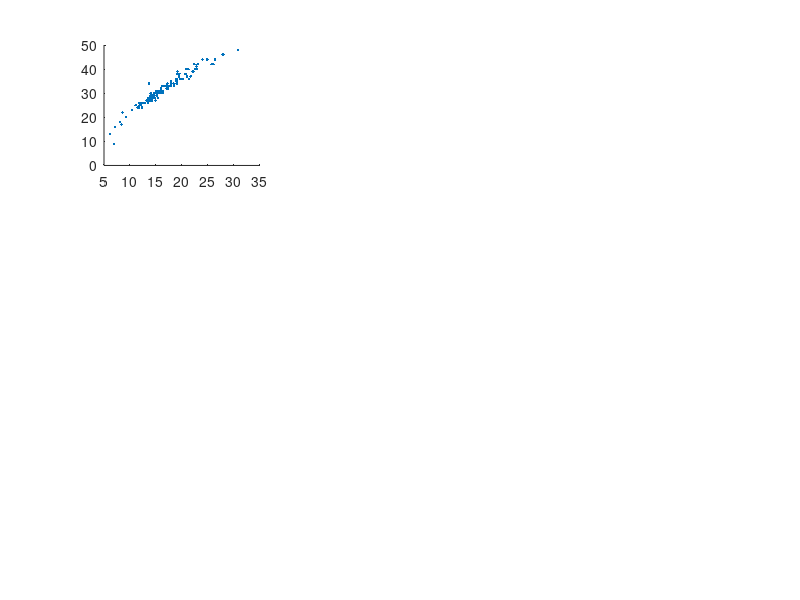

Here is the MATLAB script that generated this plot: (Note: this script raises an error after producing the figure.)
% Fig_S1_script.m
%
% Make Figure S1 from:
% Dunnette P.V., P.E. Higuera, K.K. McLauchlan, K.M. Derr, C.E. Briles, 
% M.H. Keefe. 2014. Biogeochemical impacts of wildfires over four millennia 
% in a Rocky Mountain subalpine watershed. New Phytologist Accepted.
%
% Figure S1. Series-wide Spearman correlation coefficients (r) between 
% selected biogeochemical variables from Chickaree Lake. P values generated
% with this script were adjusted (as needed) to account for temporal 
% autocorrelation using the methods of Dawdy and Matalas (1964). 

% The Dawdy and Matalas (1964) method is implemented in the function
% corr_p_adj_N.m, also provided in the FigShare archive referenced below.
% The script is not called upon here, because none of the p-values
% differed, when rounded to two significant digits (as in the publication
% Dunnette et al. 2014). 
%
% Dawdy, D.R., and Matalas, N.C. 1964. Statistical and probability
% analysis of hydrologic data, part III: Analysis of variance, covariance
% and time series, in Ven Te Chow, ed., Handbook of applied hydrology, a
% compendium of water resources technology: New York, McGraw-Hill Book
% Company, p. 8.68-8.90.
%
% FILE REQUIREMENTS:
%   (1) CH10_biogeochemData.csv -- Biogeochemcial data from Chickaree Lk.
%   (2) CH10_LOI_Data.csv -- Loss on ignition and biogeochemical data 
%   (3) CH10_BSiData.csv -- biogenic silica (BSi) and biogeochemical data
%   from Chickaree Lake. Biogeochemical data are averaged across samples
%   used for BSi measurements. 
%
% DEPENDENCIES: 
%   (1) corr.m -- Matlab function in the statistics toolbox
%
% CITATION, FILES, AND SELF-AUTHORED FUNCTIONS AVAILABLE FROM FigShare
%   Higuera, P.E. and P.V. Dunnette. 2014. Data, code, and 
%   figures from Dunnette et al. 2014. figshare. 
%   http://dx.doi.org/10.6084/m9.figshare.988687
%
% Created by: P.V. Dunnette
% Created on: January 2013
% Edited: 4/2014 for publication, by P.V. Dunnette
%
% University of Idaho, PaleoEcology and Fire Ecology Lab
% http://www.uidaho.edu/cnr/paleoecologylab
% phiguera@uidaho.edu

clear all

%% Set working directories: directories where input data are located
workingDir = 'L:\4_archivedData\Dunnette_et_al_2014\CH10_biogeochem\';
startDir = pwd;                  % Record starting path

%% Load data and create variables

cd(workingDir)                   % Change to working directory
data1 = csvread('CH10_biogeochemData.csv',1,3);
data2 = csvread('CH10_LOI_Data.csv',1,6);
data3 = csvread('CH10_BSiData.csv',1,0);
cd(startDir)

%% Define variables from biogeochemData

N15 = data1(1:618,6);            % N isotopic composition (d15N; o/oo)
N = data1(1:618,7);              % Percent (%) N
C = data1(1:618,9);              % Percent (%) C
CN = data1(1:618,10);            % C:N ratio (atomic)

%% Define variables from LOI_Data (biogeochemistry averaged over 
%LOI550 samples)

N2 = data2(1:121,4);             % Percent (%) N
C2 = data2(1:121,6);             % Percent (%) C
LOI550 = (data2(1:121,9))*100;   % Loss on Ignition (% organic matter)

%% Define variables from BSiData (biogeochemistry averaged over BSi samples)

N153 = data3(1:40,6);            % N isotopic composition (d15N; o/oo)
C133 = data3(1:40,8);            % Carbon isotopic composition (d13C; o/oo)
C3 = data3(1:40,9);              % Percent (%) C
CN3 = data3(1:40,10);            % C:N ratio (atomic)
BSi = data3(1:40,5);             % Percent (%) BSi 

%% Create Figure

figure('Color',[1 1 1]);
%%%% Spearman correlation between LOI550 and %C 

g = subplot(3,3,1);
scatter(C2,LOI550,'.k')
[RHO1,PVAL1] = corr(C2,LOI550,'type','spearman');
ylabel('LOI_5_5_0','fontsize',10,'FontWeight','b');
set(gca,'xTick',[0:15:30],'ytick',[0:25:50],'xlim',[0 30],'ylim',[0 50],...
    'fontsize',10,'FontWeight','b');
axis square
p=get(g,'position');
p(4)=p(4)-0.020;
set(g,'position',p);
title(['r = ' num2str(round(RHO1*100)/100)...
    '; p = ' num2str(round(PVAL1*1000)/1000)],...
    'fontsize',10,'fontweight','b')

%%%% Spearman correlation between d15N and %BSi

g = subplot(3,3,2);
scatter(N153,BSi,'.k');
[RHO2,PVAL2] = corr(BSi,N153,'type','spearman'); 
ylabel('BSi (%)','fontsize',10,'FontWeight','b');
set(gca,'xTick',[-0.75:1.75:2.75],'yTick',[16:13:42],...
    'xlim',[-0.75 2.75],'ylim',[16 42],'fontsize',10,'FontWeight','b');
axis square
p = get(g,'position');
p(4) = p(4)-0.020;
set(g,'position',p);
title(['r = ' num2str(round(RHO2*100)/100)...
    '; p = ' num2str(round(PVAL2*1000)/1000)],...
    'fontsize',10,'fontweight','b')

%%%% Spearman correlation between %BSi and d13C

g = subplot(3,3,3);
scatter(BSi,C133,'.k');
[RHO3,PVAL3] = corr(C133,BSi,'type','spearman'); 
ylabel(['\delta^1^3C (' char(8240) ')'],'fontsize',10,'FontWeight','b');
set(gca,'xTick',[16:13:42], 'yTick',[-30:3:-24],'xlim',[16 42],...
    'ylim',[-30 -24],'fontsize',10,'FontWeight','b');
axis square
p=get(g,'position');
p(4) = p(4)-0.020;
set(g,'position',p);
title(['r = ' num2str(round(RHO3*100)/100)...
    '; p = ' num2str(round(PVAL3*1000)/1000)],...
    'fontsize',10,'fontweight','b')

%%%% Spearman correlation between %C and %N 

g = subplot(3,3,4);
scatter(C,N, '.k');
[RHO4,PVAL4] = corr(C,N,'type','spearman'); 
ylabel('N (%)','fontsize',10,'FontWeight','b');
set(gca,'xTick',[0:15:30],'yTick',[0:1.25:2.5],'xlim',[0 30],...
    'ylim',[0 2.5],'fontsize',10,'FontWeight','b');
axis square
p = get(g,'position');
p(4) = p(4)-0.020;
set(g,'position',p);
title(['r = ' num2str(round(RHO4*100)/100)...
    '; p = ' num2str(round(PVAL4*1000)/1000)],...
    'fontsize',10,'fontweight','b');

%%%% Spearman correlation between d15N and %N

g = subplot(3,3,5);
scatter(N15,N,'.k');
[RHO5,PVAL5] = corr(N,N15,'type','spearman');
ylabel('N (%)','fontsize',10,'FontWeight','b');
set(gca,'xTick',[-0.75:1.75:2.75],'yTick',[0:1.25:2.5],...
    'xlim',[-0.75 2.75],'ylim',[0 2.5],'fontsize',10,'FontWeight','b');
axis square
p = get(g,'position');
p(4) = p(4)-0.02;
set(g,'position',p);
title(['r = ' num2str(round(RHO5*100)/100)...
    '; p = ' num2str(round(PVAL5*1000)/1000)],...
    'fontsize',10,'fontweight','b');

%%%% Spearman correlation between %BSi and %C

g = subplot(3,3,6);
scatter(BSi,C3,'.k');
[RHO6,PVAL6] = corr(C3,BSi,'type','spearman'); 
ylabel('C (%)','fontsize',10,'FontWeight','b');
set(gca,'xTick',[16:13:42],'yTick',[8:10:28]','xlim',[16 42],...
    'ylim',[8 28],'fontsize',10,'FontWeight','b');
axis square
p=get(g,'position');
p(4) = p(4)-0.020;
set(g,'position',p);
title(['r = ' num2str(round(RHO6*100)/100)...
    '; p = ' num2str(round(PVAL6*1000)/1000)],...
    'fontsize',10,'fontweight','b');

%%%% Spearman correlation between %C and C:N

g = subplot(3,3,7);
scatter(C,CN,'.k');
[RHO7,PVAL7] = corr(C,CN,'type','spearman'); 
ylabel('C:N','fontsize',10,'FontWeight','b');
xlabel('C(%)','fontsize',10,'FontWeight','b');
set(gca,'xTick',[0:15:30],'yTick',[8:10:28],'xlim',[0 30],...
    'ylim',[8 28],'fontsize',10,'FontWeight','b');
axis square
p = get(g,'position');
p(4) = p(4)-0.020;
set(g,'position',p);
title(['r = ' num2str(round(RHO7*100)/100)...
    '; p = ' num2str(round(PVAL7*1000)/1000)],...
    'fontsize',10,'fontweight','b');

%%%% Spearman correlation between d15N and C:N

g = subplot(3,3,8);
scatter(N15,CN,'.k');
[RHO8,PVAL8] = corr(CN,N15,'type','spearman'); 
ylabel('C:N','fontsize',10,'FontWeight','b'); 
xlabel(['\delta^1^5N (' char(8240) ')'],'fontsize',10,'FontWeight','b');
set(gca,'xTick',[-0.75:1.75:2.75],'yTick',[8:10:28],...
    'xlim',[-0.75 2.75],'ylim',[8 28],'fontsize',10,'FontWeight','b');
axis square
p = get(g,'position'); 
p(4) = p(4)-0.02;
set(g,'position',p);
title(['r = ' num2str(round(RHO8*100)/100)...
    '; p = ' num2str(round(PVAL8*1000)/1000)],...
    'fontsize',10,'fontweight','b');

%%%% Spearman correlation between %BSi and C:N

g = subplot(3,3,9);
scatter(BSi,CN3,'.k');
[RHO9,PVAL9] = corr(BSi,CN3,'type','spearman'); 
ylabel('C:N','fontsize',10,'FontWeight','b');
xlabel('BSi (%)','fontsize',10,'FontWeight','b');
set(gca,'xTick',[16:13:42],'yTick',[10:6:28],'xlim',[16 42],...
    'ylim',[10 22],'fontsize',10,'FontWeight','b');
axis square
p = get(g,'position');
p(4) = p(4)-0.020;
set(g,'position',p);
title(['r = ' num2str(round(RHO9*100)/100)...
    '; p = ' num2str(round(PVAL9*1000)/1000)],...
    'fontsize',10,'fontweight','b');
